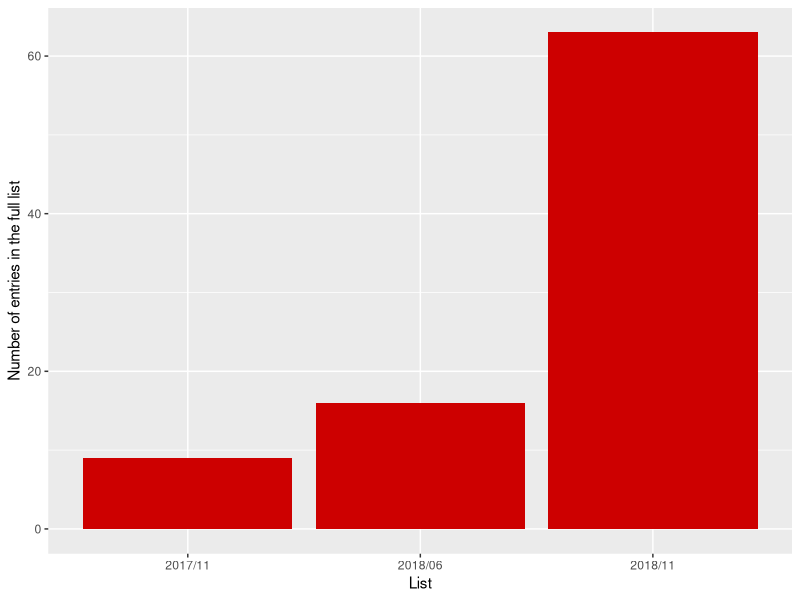

Recreate this plot in R.
library(ggplot2)
# Basic barplot
d = read.csv("io-500.csv")
g= ggplot(data=d, aes(x=list, y=number)) + geom_bar(stat="identity", fill="red3") + xlab("List") + ylab("Number of entries in the full list")

ggsave("io-500-history.pdf", width=4, height=4)
